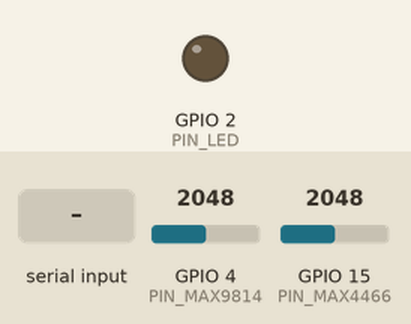
The sketch below on a simulated ESP32. Parts: output pins drawn as LEDs (lit = HIGH). The test bench sets the inputs (shaded band); at power-on: GPIO 4 (PIN_MAX9814) = 2048, GPIO 15 (PIN_MAX4466) = 2048 (analog values on the 0–4095 scale). What the sketch prints to the serial monitor is not drawn.

Above: at 1.4 s.
1.5 s: "A" received over Serial
At 2.7 s:
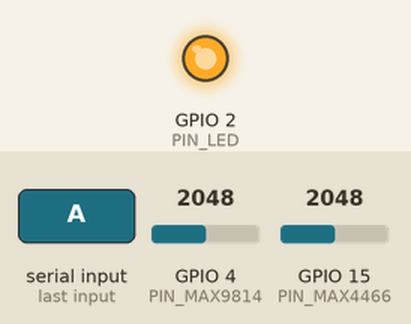
7.5 s: "R" received over Serial
At 11.8 s:
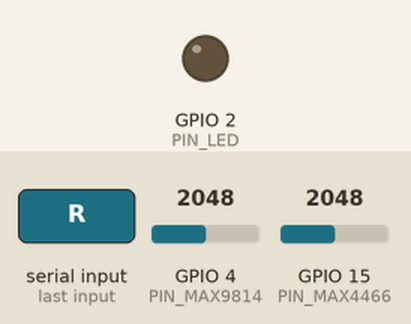
12.0 s: "B" received over Serial
At 13.0 s:
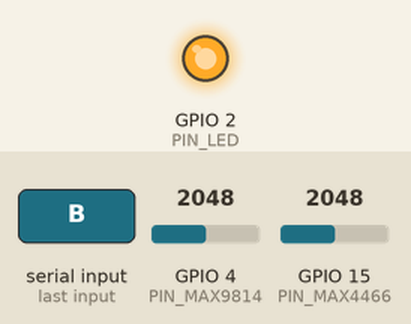
Timing chart, 0 to 17.3 s (numbered marks = the images above; inputs shaded):
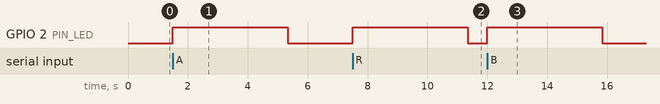

Measured:
- after the input at 1.5 s, GPIO 2 (PIN_LED): LOW → HIGH at once, → LOW 3.8 s later
- after the input at 7.5 s, GPIO 2 (PIN_LED): LOW → HIGH at once, → LOW 3.8 s later
- after the input at 12.0 s, GPIO 2 (PIN_LED): LOW → HIGH at once, → LOW 3.8 s later

The sketch:

captura_audio.ino
```cpp
/*
  ETAPA 2 - Captura de audio con ESP32 + dos micrófonos (MAX9814 y MAX4466)
  ----------------------------------------------------------------------
  Cada micrófono convierte el sonido en voltaje (una onda centrada en un
  voltaje fijo: ~1,25 V el MAX9814 y ~1,65 V el MAX4466). El ESP32 mide
  ese voltaje con su ADC de 12 bits (números de 0 a 4095) FS veces por
  segundo durante 2 segundos, guarda las muestras en su memoria y después
  las manda al PC por el cable USB.

  Los dos micrófonos quedan conectados a la vez, cada uno en su pin, y el
  PC decide con cuál grabar. El ESP32 no analiza nada: la FFT, las
  características y la clasificación las hace Python (codigo/grabar_esp32.py).

  ESPECIFICACIONES DEL MUESTREO
    - Frecuencia de muestreo (FS) ....... 16000 Hz (una muestra cada 62,5 us)
    - Frecuencia máxima que se ve ....... 8000 Hz (Nyquist = FS / 2)
    - Duración de cada grabación ........ 2 s  ->  N = 32000 muestras
    - Resolución del ADC ................ 12 bits (0 a 4095)
    - Tiempo medido por lectura ......... ~40 us (cabe dentro de los 62,5 us)
    - Envío al PC ....................... binario, 2 bytes por muestra, 921600 baudios

  Cómo se entienden el PC y el ESP32:
    PC manda 'P' -> ESP32 contesta "PONG"        (comprobar que está vivo)
    PC manda 'A' -> graba con el MAX9814 (pin D4)
    PC manda 'B' -> graba con el MAX4466 (pin D15)
    ('R' también graba con el MAX9814, por compatibilidad)
    Al grabar, el ESP32 contesta "GRABANDO", graba 2 s y luego manda:
                    "DATOS <n> <fs_real> <atrasos>"
                    <n muestras de 2 bytes cada una, en binario>
                    "FIN"

  Conexión (ver README):
    3V3 del ESP32 -> línea roja (+)     GND del ESP32 -> línea verde (-)
    MAX9814: Vdd y Gain -> +, GND -> -, Out -> D4, AR sin conectar
    MAX4466: VCC -> +, GND -> -, OUT -> D15

  Importante: cierra el Monitor Serie y el Serial Plotter del Arduino IDE
  antes de correr el programa de Python; si no, el puerto queda ocupado.
*/

#include "esp_timer.h"

const int PIN_MAX9814 = 4;                     // Out del MAX9814 (pin D4)
const int PIN_MAX4466 = 15;                    // OUT del MAX4466 (pin D15)
const int PIN_LED = 2;                         // LED azul de la placa: prendido mientras graba
const uint32_t FS = 16000;                     // muestras por segundo -> se ve hasta 8000 Hz (Nyquist)
const uint32_t DURACION_MS = 2000;             // igual que en la Etapa 1
const uint32_t N = FS * DURACION_MS / 1000;    // 32000 muestras
const uint32_t BAUDIOS = 921600;               // debe ser igual a BAUDIOS en codigo/grabar_esp32.py

static uint16_t muestras[N];                   // 32000 x 2 bytes = 64 KB de RAM

float fs_real = 0;      // frecuencia de muestreo que se logró de verdad
uint32_t atrasos = 0;   // muestras que se tomaron tarde (el ADC no alcanzó)

void grabar(int pin) {
  const int64_t periodo_us = 1000000LL / FS;   // 62 us entre muestra y muestra
  const int64_t inicio = esp_timer_get_time();
  int64_t ultima = inicio;
  atrasos = 0;

  for (uint32_t i = 0; i < N; i++) {
    // Momento exacto en que toca tomar la muestra i. Se calcula desde el
    // inicio para que los errores no se acumulen: el muestreo queda parejo,
    // que es lo que necesita la FFT.
    const int64_t objetivo = inicio + (int64_t)i * 1000000LL / FS;
    int64_t ahora;
    while ((ahora = esp_timer_get_time()) < objetivo) {
      // esperar
    }
    if (ahora - objetivo > periodo_us / 4) atrasos++;
    ultima = ahora;
    muestras[i] = analogRead(pin);
  }

  fs_real = (N - 1) * 1000000.0f / (float)(ultima - inicio);
}

void enviar() {
  Serial.print("DATOS ");
  Serial.print(N);
  Serial.print(" ");
  Serial.print(fs_real, 2);
  Serial.print(" ");
  Serial.println(atrasos);
  Serial.write((const uint8_t *)muestras, sizeof(muestras));
  Serial.println();
  Serial.println("FIN");
}

float medir_lectura_us(int pin) {
  const int64_t t0 = esp_timer_get_time();
  for (int i = 0; i < 1000; i++) analogRead(pin);
  return (esp_timer_get_time() - t0) / 1000.0f;
}

void setup() {
  Serial.begin(BAUDIOS);
  pinMode(PIN_LED, OUTPUT);
  analogReadResolution(12);

  Serial.print("ESP32 listo. FS = ");
  Serial.print(FS);
  Serial.print(" Hz. Cada lectura tarda ");
  Serial.print(medir_lectura_us(PIN_MAX9814), 1);
  Serial.print(" us en D4 y ");
  Serial.print(medir_lectura_us(PIN_MAX4466), 1);
  Serial.print(" us en D15 (limite: ");
  Serial.print(1000000.0f / FS, 1);
  Serial.println(" us).");
}

void loop() {
  if (!Serial.available()) return;
  const char orden = Serial.read();

  int pin = -1;
  if (orden == 'A' || orden == 'R') pin = PIN_MAX9814;
  else if (orden == 'B') pin = PIN_MAX4466;

  if (orden == 'P') {
    Serial.println("PONG");
  } else if (pin >= 0) {
    Serial.println("GRABANDO");
    Serial.flush();                 // que el aviso salga antes de empezar a medir
    digitalWrite(PIN_LED, HIGH);
    grabar(pin);
    digitalWrite(PIN_LED, LOW);
    enviar();
  }
  // Cualquier otro carácter (por ejemplo un Enter) se ignora.
}
```
